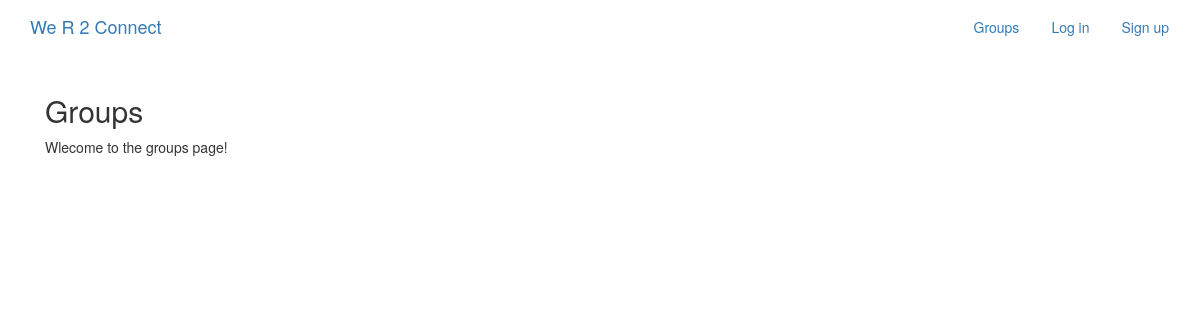
Before: /groups/ with the older database file.
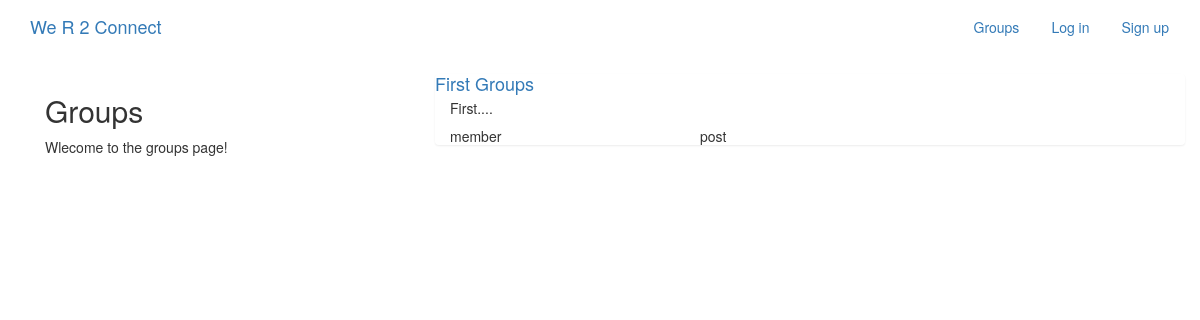
After: the same page with the newer database file.
### groups/models.py (models this page shows, shortened)
class Group(models.Model):
    name = models.CharField(max_length=255, unique = True)
    slug = models.SlugField(allow_unicode = True, unique = True)
    description = models.TextField(blank = True, default='')
    description_html = models.TextField(editable=False, default='', blank=True)
    members = models.ManyToManyField(User, through= 'GroupMember')
    class Meta:
        ordering = ['name']

### groups/views.py (the view)
class ListGroups(generic.ListView):
    model = Group

### groups/templates/groups/group_list.html (shortened to what this page needs)
{% extends 'groups/group_base.html' %}
{% block pregroup %}
<div class="col-md-4">
    <div class="content">
        <h2>Groups</h2>
        <p>Wlecome to the groups page!</p>
    </div>
</div>
{% endblock pregroup %}
{% block group_content %}
<div class="col-md-8">
    <div class="list-group">
        {% for group in object_list %}
        <a href="{% url 'groups:single' slug=group.slug %}"><h4 class="title list-group-item-heading" >{{group.name}}</h4> </a>
        <div class="list-group-item-text container-fluid">
            {{group.description_html|safe}}
            <div class="row">
                <div class="col-md-4">
                    member{{group.members.count|pluralize}}
                </div>
                <div class="col-md-4">
                    post{{group.post.count|pluralize}}
                </div>
            </div>
        </div>
        {% endfor %}
    </div>
</div>
{% endblock group_content %}

Changed rows visible on the page:
added Group: name "First Groups", description_html "First...."
